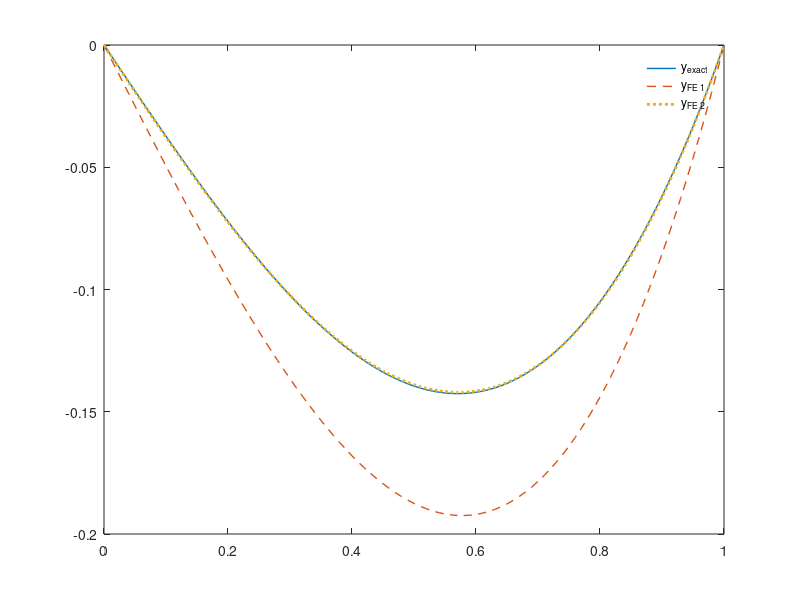

This figure's MATLAB source:
%%% Calculate connection factor(Lambda, L_{ijk}) & curvature(R_{ijkl}) in 3D

clear all;

x=[0:0.01:1]';
y_exact=-2/sin(1)*sin(x)+2*x;
y_fe1=-0.5*x.*(1-x.^2);
y_fe2=0.04336*(x.^2-x)+0.3415*(x.^3-x);

figure(1);

grid on;
xlabel('x'); ylabel('y');

plot_y(1)=plot(x,y_exact,'LineWidth',1,'DisplayName','y_{exact}');
hold on;
plot_y(2)=plot(x,y_fe1,'--','LineWidth',1,'DisplayName','y_{FE 1}');
plot_y(3)=plot(x,y_fe2,':','LineWidth',2,'DisplayName','y_{FE 2}');

xlim([0 1]);

legend(plot_y(1:3),'Location','best'); legend boxoff;

saveas(figure(1),'fig5_4a.png');

quit;
